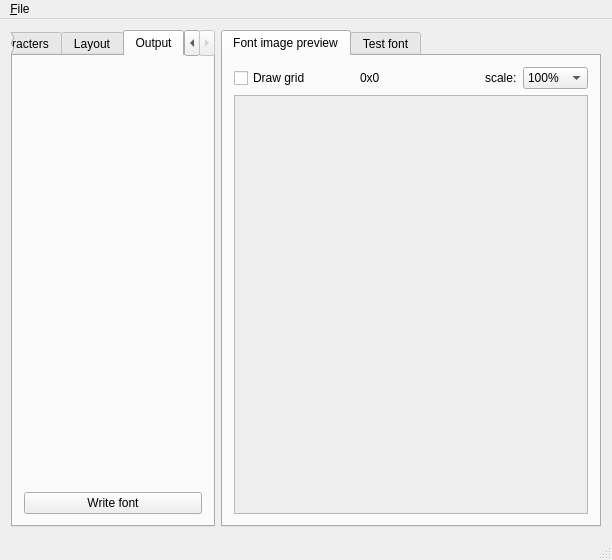
<?xml version="1.0" encoding="UTF-8"?>
<ui version="4.0">
 <author>AndryBlack</author>
 <class>FontBuilder</class>
 <widget class="QMainWindow" name="FontBuilder">
  <property name="geometry">
   <rect>
    <x>0</x>
    <y>0</y>
    <width>612</width>
    <height>560</height>
   </rect>
  </property>
  <property name="windowTitle">
   <string>FontBuilder</string>
  </property>
  <property name="locale">
   <locale language="English" country="UnitedStates"/>
  </property>
  <widget class="QWidget" name="centralWidget">
   <layout class="QHBoxLayout" name="horizontalLayout" stretch="0,1">
    <item>
     <widget class="QTabWidget" name="tabWidget">
      <property name="locale">
       <locale language="English" country="UnitedStates"/>
      </property>
      <property name="currentIndex">
       <number>3</number>
      </property>
      <widget class="QWidget" name="tab_Font">
       <attribute name="title">
        <string>Font</string>
       </attribute>
       <layout class="QVBoxLayout" name="verticalLayout_2">
        <item>
         <widget class="QGroupBox" name="groupBox_FontSelect">
          <property name="sizePolicy">
           <sizepolicy hsizetype="Minimum" vsizetype="Minimum">
            <horstretch>0</horstretch>
            <verstretch>0</verstretch>
           </sizepolicy>
          </property>
          <property name="title">
           <string>Font</string>
          </property>
          <layout class="QHBoxLayout" name="horizontalLayout_2">
           <item>
            <widget class="FontSelectFrame" name="frameFontSelect" native="true">
             <property name="sizePolicy">
              <sizepolicy hsizetype="Minimum" vsizetype="Minimum">
               <horstretch>0</horstretch>
               <verstretch>0</verstretch>
              </sizepolicy>
             </property>
            </widget>
           </item>
          </layout>
         </widget>
        </item>
        <item>
         <widget class="QGroupBox" name="groupBox">
          <property name="title">
           <string>Options</string>
          </property>
          <layout class="QVBoxLayout" name="verticalLayout_3">
           <item>
            <widget class="FontOptionsFrame" name="frameFontOptions" native="true">
             <property name="sizePolicy">
              <sizepolicy hsizetype="Minimum" vsizetype="Minimum">
               <horstretch>0</horstretch>
               <verstretch>0</verstretch>
              </sizepolicy>
             </property>
            </widget>
           </item>
          </layout>
         </widget>
        </item>
        <item>
         <spacer name="verticalSpacer">
          <property name="orientation">
           <enum>Qt::Vertical</enum>
          </property>
          <property name="sizeHint" stdset="0">
           <size>
            <width>20</width>
            <height>40</height>
           </size>
          </property>
         </spacer>
        </item>
       </layout>
      </widget>
      <widget class="QWidget" name="tab_Charaters">
       <attribute name="title">
        <string>Characters</string>
       </attribute>
       <layout class="QVBoxLayout" name="verticalLayout_4">
        <item>
         <widget class="CharactersFrame" name="frameCharacters" native="true"/>
        </item>
       </layout>
      </widget>
      <widget class="QWidget" name="tab_Layout">
       <attribute name="title">
        <string>Layout</string>
       </attribute>
       <layout class="QVBoxLayout" name="verticalLayout_5">
        <item>
         <widget class="QLabel" name="label">
          <property name="text">
           <string>Layout engine</string>
          </property>
         </widget>
        </item>
        <item>
         <widget class="QComboBox" name="comboBoxLayouter"/>
        </item>
        <item>
         <widget class="LayoutConfigFrame" name="frameLayoutConfig" native="true"/>
        </item>
        <item>
         <spacer name="verticalSpacer_2">
          <property name="orientation">
           <enum>Qt::Vertical</enum>
          </property>
          <property name="sizeHint" stdset="0">
           <size>
            <width>20</width>
            <height>40</height>
           </size>
          </property>
         </spacer>
        </item>
       </layout>
      </widget>
      <widget class="QWidget" name="tab_Output">
       <attribute name="title">
        <string>Output</string>
       </attribute>
       <layout class="QVBoxLayout" name="verticalLayout_7">
        <item>
         <widget class="OutputFrame" name="frameOutput" native="true"/>
        </item>
        <item>
         <widget class="QPushButton" name="pushButtonWriteFont">
          <property name="text">
           <string>Write font</string>
          </property>
         </widget>
        </item>
       </layout>
      </widget>
     </widget>
    </item>
    <item>
     <widget class="QTabWidget" name="tabWidget_2">
      <property name="currentIndex">
       <number>0</number>
      </property>
      <widget class="QWidget" name="tab_Preview">
       <attribute name="title">
        <string>Font image preview</string>
       </attribute>
       <layout class="QGridLayout" name="gridLayout_2" columnstretch="1,1,0,0" columnminimumwidth="0,0,0,0">
        <item row="3" column="0" colspan="4">
         <widget class="QScrollArea" name="scrollArea">
          <property name="widgetResizable">
           <bool>true</bool>
          </property>
          <widget class="QWidget" name="scrollAreaWidgetContents">
           <property name="geometry">
            <rect>
             <x>0</x>
             <y>0</y>
             <width>365</width>
             <height>430</height>
            </rect>
           </property>
           <layout class="QGridLayout" name="gridLayout">
            <item row="4" column="0" colspan="4">
             <spacer name="verticalSpacer_3">
              <property name="orientation">
               <enum>Qt::Vertical</enum>
              </property>
              <property name="sizeHint" stdset="0">
               <size>
                <width>20</width>
                <height>40</height>
               </size>
              </property>
             </spacer>
            </item>
            <item row="0" column="0" colspan="4">
             <spacer name="verticalSpacer_4">
              <property name="orientation">
               <enum>Qt::Vertical</enum>
              </property>
              <property name="sizeHint" stdset="0">
               <size>
                <width>20</width>
                <height>40</height>
               </size>
              </property>
             </spacer>
            </item>
            <item row="2" column="1" colspan="2">
             <widget class="FontDrawWidget" name="widgetFontPreview" native="true"/>
            </item>
            <item row="2" column="3">
             <spacer name="horizontalSpacer">
              <property name="orientation">
               <enum>Qt::Horizontal</enum>
              </property>
              <property name="sizeHint" stdset="0">
               <size>
                <width>40</width>
                <height>20</height>
               </size>
              </property>
             </spacer>
            </item>
            <item row="2" column="0">
             <spacer name="horizontalSpacer_2">
              <property name="orientation">
               <enum>Qt::Horizontal</enum>
              </property>
              <property name="sizeHint" stdset="0">
               <size>
                <width>40</width>
                <height>20</height>
               </size>
              </property>
             </spacer>
            </item>
           </layout>
          </widget>
         </widget>
        </item>
        <item row="1" column="0">
         <widget class="QCheckBox" name="checkBoxDrawGrid">
          <property name="text">
           <string>Draw grid</string>
          </property>
         </widget>
        </item>
        <item row="1" column="1">
         <widget class="QLabel" name="label_ImageSize">
          <property name="text">
           <string>0x0</string>
          </property>
         </widget>
        </item>
        <item row="1" column="2">
         <widget class="QLabel" name="label_2">
          <property name="text">
           <string>scale:</string>
          </property>
         </widget>
        </item>
        <item row="1" column="3">
         <widget class="QComboBox" name="comboBox">
          <property name="layoutDirection">
           <enum>Qt::LeftToRight</enum>
          </property>
          <property name="currentText">
           <string>100%</string>
          </property>
          <property name="currentIndex">
           <number>4</number>
          </property>
          <property name="frame">
           <bool>true</bool>
          </property>
          <item>
           <property name="text">
            <string>6,25%</string>
           </property>
          </item>
          <item>
           <property name="text">
            <string>12,5%</string>
           </property>
          </item>
          <item>
           <property name="text">
            <string>25%</string>
           </property>
          </item>
          <item>
           <property name="text">
            <string>50%</string>
           </property>
          </item>
          <item>
           <property name="text">
            <string>100%</string>
           </property>
          </item>
          <item>
           <property name="text">
            <string>200%</string>
           </property>
          </item>
          <item>
           <property name="text">
            <string>400%</string>
           </property>
          </item>
          <item>
           <property name="text">
            <string>800%</string>
           </property>
          </item>
         </widget>
        </item>
       </layout>
      </widget>
      <widget class="QWidget" name="tab_TestFont">
       <attribute name="title">
        <string>Test font</string>
       </attribute>
       <layout class="QGridLayout" name="gridLayout_3">
        <item row="0" column="0">
         <widget class="FontTestFrame" name="fontTestFrame" native="true"/>
        </item>
       </layout>
      </widget>
     </widget>
    </item>
   </layout>
  </widget>
  <widget class="QMenuBar" name="menuBar">
   <property name="geometry">
    <rect>
     <x>0</x>
     <y>0</y>
     <width>612</width>
     <height>19</height>
    </rect>
   </property>
   <widget class="QMenu" name="menu_File">
    <property name="title">
     <string>&amp;File</string>
    </property>
    <addaction name="action_Open"/>
   </widget>
   <addaction name="menu_File"/>
  </widget>
  <widget class="QStatusBar" name="statusBar"/>
  <action name="action_Open">
   <property name="text">
    <string>&amp;Open</string>
   </property>
  </action>
 </widget>
 <layoutdefault spacing="6" margin="11"/>
 <customwidgets>
  <customwidget>
   <class>FontSelectFrame</class>
   <extends>QWidget</extends>
   <header>fontselectframe.h</header>
   <container>1</container>
  </customwidget>
  <customwidget>
   <class>FontOptionsFrame</class>
   <extends>QWidget</extends>
   <header>fontoptionsframe.h</header>
   <container>1</container>
  </customwidget>
  <customwidget>
   <class>CharactersFrame</class>
   <extends>QWidget</extends>
   <header>charactersframe.h</header>
   <container>1</container>
  </customwidget>
  <customwidget>
   <class>LayoutConfigFrame</class>
   <extends>QWidget</extends>
   <header>layoutconfigframe.h</header>
   <container>1</container>
  </customwidget>
  <customwidget>
   <class>OutputFrame</class>
   <extends>QWidget</extends>
   <header>outputframe.h</header>
   <container>1</container>
  </customwidget>
  <customwidget>
   <class>FontTestFrame</class>
   <extends>QWidget</extends>
   <header>fonttestframe.h</header>
   <container>1</container>
  </customwidget>
  <customwidget>
   <class>FontDrawWidget</class>
   <extends>QWidget</extends>
   <header>fontdrawwidget.h</header>
   <container>1</container>
  </customwidget>
 </customwidgets>
 <resources/>
 <connections/>
 <slots>
  <slot>fontParametersChanged()</slot>
  <slot>requestFontsDirChange()</slot>
 </slots>
</ui>
